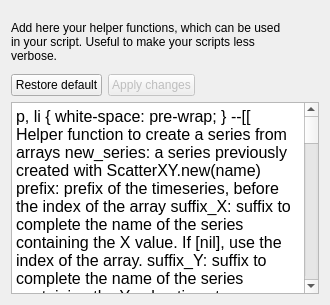
     <widget class="QWidget" name="tab_2">
      <attribute name="title">
       <string>Function Library</string>
      </attribute>
      <layout class="QVBoxLayout" name="verticalLayout_5">
       <item>
        <layout class="QHBoxLayout" name="horizontalLayout_4">
         <property name="topMargin">
          <number>10</number>
         </property>
         <item>
          <widget class="QLabel" name="label_8">
           <property name="text">
            <string>Add here your helper functions, which can be used in your script. Useful to make your scripts less verbose.</string>
           </property>
           <property name="wordWrap">
            <bool>true</bool>
           </property>
          </widget>
         </item>
         <item>
          <widget class="QLabel" name="labelSemaphore">
           <property name="minimumSize">
            <size>
             <width>32</width>
             <height>32</height>
            </size>
           </property>
           <property name="maximumSize">
            <size>
             <width>32</width>
             <height>32</height>
            </size>
           </property>
           <property name="text">
            <string/>
           </property>
          </widget>
         </item>
        </layout>
       </item>
       <item>
        <layout class="QHBoxLayout" name="horizontalLayout_5">
         <property name="topMargin">
          <number>5</number>
         </property>
         <item>
          <widget class="QPushButton" name="pushButtonDefaultLibrary">
           <property name="sizePolicy">
            <sizepolicy hsizetype="Fixed" vsizetype="Fixed">
             <horstretch>0</horstretch>
             <verstretch>0</verstretch>
            </sizepolicy>
           </property>
           <property name="text">
            <string>Restore default</string>
           </property>
          </widget>
         </item>
         <item>
          <widget class="QPushButton" name="pushButtonApplyLibrary">
           <property name="enabled">
            <bool>false</bool>
           </property>
           <property name="toolTip">
            <string>&lt;html&gt;&lt;head/&gt;&lt;body&gt;&lt;p&gt;If you have already created one or more reactive series, reload them witrh the new library.&lt;/p&gt;&lt;/body&gt;&lt;/html&gt;</string>
           </property>
           <property name="text">
            <string>Apply changes</string>
           </property>
          </widget>
         </item>
         <item>
          <spacer name="horizontalSpacer">
           <property name="orientation">
            <enum>Qt::Horizontal</enum>
           </property>
           <property name="sizeHint" stdset="0">
            <size>
             <width>40</width>
             <height>20</height>
            </size>
           </property>
          </spacer>
         </item>
        </layout>
       </item>
       <item>
        <widget class="QCodeEditor" name="textLibrary">
         <property name="font">
          <font>
           <pointsize>12</pointsize>
          </font>
         </property>
         <property name="html">
          <string>&lt;!DOCTYPE HTML PUBLIC &quot;-//W3C//DTD HTML 4.0//EN&quot; &quot;http://www.w3.org/TR/REC-html40/strict.dtd&quot;&gt;
&lt;html&gt;&lt;head&gt;&lt;meta name=&quot;qrichtext&quot; content=&quot;1&quot; /&gt;&lt;style type=&quot;text/css&quot;&gt;
p, li { white-space: pre-wrap; }
&lt;/style&gt;&lt;/head&gt;&lt;body style=&quot; font-family:'MS Shell Dlg 2'; font-size:12pt; font-weight:400; font-style:normal;&quot;&gt;
&lt;p style=&quot; margin-top:0px; margin-bottom:0px; margin-left:0px; margin-right:0px; -qt-block-indent:0; text-indent:0px;&quot;&gt;--[[ Helper function to create a series from arrays&lt;/p&gt;
&lt;p style=&quot;-qt-paragraph-type:empty; margin-top:0px; margin-bottom:0px; margin-left:0px; margin-right:0px; -qt-block-indent:0; text-indent:0px;&quot;&gt;&lt;br /&gt;&lt;/p&gt;
&lt;p style=&quot; margin-top:0px; margin-bottom:0px; margin-left:0px; margin-right:0px; -qt-block-indent:0; text-indent:0px; -qt-user-state:1;&quot;&gt; new_series: a series previously created with ScatterXY.new(name)&lt;/p&gt;
&lt;p style=&quot; margin-top:0px; margin-bottom:0px; margin-left:0px; margin-right:0px; -qt-block-indent:0; text-indent:0px; -qt-user-state:1;&quot;&gt; prefix:     prefix of the timeseries, before the index of the array&lt;/p&gt;
&lt;p style=&quot; margin-top:0px; margin-bottom:0px; margin-left:0px; margin-right:0px; -qt-block-indent:0; text-indent:0px; -qt-user-state:1;&quot;&gt; suffix_X:   suffix to complete the name of the series containing the X value. If [nil], use the index of the array.&lt;/p&gt;
&lt;p style=&quot; margin-top:0px; margin-bottom:0px; margin-left:0px; margin-right:0px; -qt-block-indent:0; text-indent:0px; -qt-user-state:1;&quot;&gt; suffix_Y:   suffix to complete the name of the series containing the Y value&lt;/p&gt;
&lt;p style=&quot; margin-top:0px; margin-bottom:0px; margin-left:0px; margin-right:0px; -qt-block-indent:0; text-indent:0px; -qt-user-state:1;&quot;&gt; timestamp:   usually the tracker_time variable&lt;/p&gt;
&lt;p style=&quot; margin-top:0px; margin-bottom:0px; margin-left:0px; margin-right:0px; -qt-block-indent:0; text-indent:0px; -qt-user-state:1;&quot;&gt;              &lt;/p&gt;
&lt;p style=&quot; margin-top:0px; margin-bottom:0px; margin-left:0px; margin-right:0px; -qt-block-indent:0; text-indent:0px; -qt-user-state:1;&quot;&gt; Example:&lt;/p&gt;
&lt;p style=&quot; margin-top:0px; margin-bottom:0px; margin-left:0px; margin-right:0px; -qt-block-indent:0; text-indent:0px; -qt-user-state:1;&quot;&gt; &lt;/p&gt;
&lt;p style=&quot; margin-top:0px; margin-bottom:0px; margin-left:0px; margin-right:0px; -qt-block-indent:0; text-indent:0px; -qt-user-state:1;&quot;&gt; Assuming we have multiple series in the form:&lt;/p&gt;
&lt;p style=&quot; margin-top:0px; margin-bottom:0px; margin-left:0px; margin-right:0px; -qt-block-indent:0; text-indent:0px; -qt-user-state:1;&quot;&gt; &lt;/p&gt;
&lt;p style=&quot; margin-top:0px; margin-bottom:0px; margin-left:0px; margin-right:0px; -qt-block-indent:0; text-indent:0px; -qt-user-state:1;&quot;&gt;   /trajectory/node.{X}/position/x&lt;/p&gt;
&lt;p style=&quot; margin-top:0px; margin-bottom:0px; margin-left:0px; margin-right:0px; -qt-block-indent:0; text-indent:0px; -qt-user-state:1;&quot;&gt;   /trajectory/node.{X}/position/y&lt;/p&gt;
&lt;p style=&quot; margin-top:0px; margin-bottom:0px; margin-left:0px; margin-right:0px; -qt-block-indent:0; text-indent:0px; -qt-user-state:1;&quot;&gt;   &lt;/p&gt;
&lt;p style=&quot; margin-top:0px; margin-bottom:0px; margin-left:0px; margin-right:0px; -qt-block-indent:0; text-indent:0px; -qt-user-state:1;&quot;&gt; where {N} is the index of the array (integer). We can create a reactive series from the array with:&lt;/p&gt;
&lt;p style=&quot; margin-top:0px; margin-bottom:0px; margin-left:0px; margin-right:0px; -qt-block-indent:0; text-indent:0px; -qt-user-state:1;&quot;&gt; &lt;/p&gt;
&lt;p style=&quot; margin-top:0px; margin-bottom:0px; margin-left:0px; margin-right:0px; -qt-block-indent:0; text-indent:0px; -qt-user-state:1;&quot;&gt;   new_series = ScatterXY.new(&amp;quot;my_trajectory&amp;quot;) &lt;/p&gt;
&lt;p style=&quot; margin-top:0px; margin-bottom:0px; margin-left:0px; margin-right:0px; -qt-block-indent:0; text-indent:0px; -qt-user-state:1;&quot;&gt;   CreateSeriesFromArray( new_series, &amp;quot;/trajectory/node&amp;quot;, &amp;quot;position/x&amp;quot;, &amp;quot;position/y&amp;quot;, tracker_time );&lt;/p&gt;
&lt;p style=&quot; margin-top:0px; margin-bottom:0px; margin-left:0px; margin-right:0px; -qt-block-indent:0; text-indent:0px; -qt-user-state:0;&quot;&gt;--]]&lt;/p&gt;
&lt;p style=&quot;-qt-paragraph-type:empty; margin-top:0px; margin-bottom:0px; margin-left:0px; margin-right:0px; -qt-block-indent:0; text-indent:0px;&quot;&gt;&lt;br /&gt;&lt;/p&gt;
&lt;p style=&quot; margin-top:0px; margin-bottom:0px; margin-left:0px; margin-right:0px; -qt-block-indent:0; text-indent:0px; -qt-user-state:0;&quot;&gt;function CreateSeriesFromArray( new_series, prefix, suffix_X, suffix_Y, timestamp )&lt;/p&gt;
&lt;p style=&quot; margin-top:0px; margin-bottom:0px; margin-left:0px; margin-right:0px; -qt-block-indent:0; text-indent:0px; -qt-user-state:0;&quot;&gt;  &lt;/p&gt;
&lt;p style=&quot; margin-top:0px; margin-bottom:0px; margin-left:0px; margin-right:0px; -qt-block-indent:0; text-indent:0px; -qt-user-state:0;&quot;&gt;  --- clear previous values&lt;/p&gt;
&lt;p style=&quot; margin-top:0px; margin-bottom:0px; margin-left:0px; margin-right:0px; -qt-block-indent:0; text-indent:0px; -qt-user-state:0;&quot;&gt;  new_series:clear()&lt;/p&gt;
&lt;p style=&quot; margin-top:0px; margin-bottom:0px; margin-left:0px; margin-right:0px; -qt-block-indent:0; text-indent:0px; -qt-user-state:0;&quot;&gt;  &lt;/p&gt;
&lt;p style=&quot; margin-top:0px; margin-bottom:0px; margin-left:0px; margin-right:0px; -qt-block-indent:0; text-indent:0px; -qt-user-state:0;&quot;&gt;  --- Append points to new_series&lt;/p&gt;
&lt;p style=&quot; margin-top:0px; margin-bottom:0px; margin-left:0px; margin-right:0px; -qt-block-indent:0; text-indent:0px; -qt-user-state:0;&quot;&gt;  index = 0&lt;/p&gt;
&lt;p style=&quot; margin-top:0px; margin-bottom:0px; margin-left:0px; margin-right:0px; -qt-block-indent:0; text-indent:0px; -qt-user-state:0;&quot;&gt;  while(true) do&lt;/p&gt;
&lt;p style=&quot;-qt-paragraph-type:empty; margin-top:0px; margin-bottom:0px; margin-left:0px; margin-right:0px; -qt-block-indent:0; text-indent:0px;&quot;&gt;&lt;br /&gt;&lt;/p&gt;
&lt;p style=&quot; margin-top:0px; margin-bottom:0px; margin-left:0px; margin-right:0px; -qt-block-indent:0; text-indent:0px; -qt-user-state:0;&quot;&gt;    x = index;&lt;/p&gt;
&lt;p style=&quot; margin-top:0px; margin-bottom:0px; margin-left:0px; margin-right:0px; -qt-block-indent:0; text-indent:0px; -qt-user-state:0;&quot;&gt;    -- if not nil, get the X coordinate from a series&lt;/p&gt;
&lt;p style=&quot; margin-top:0px; margin-bottom:0px; margin-left:0px; margin-right:0px; -qt-block-indent:0; text-indent:0px; -qt-user-state:0;&quot;&gt;    if suffix_X ~= nil then &lt;/p&gt;
&lt;p style=&quot; margin-top:0px; margin-bottom:0px; margin-left:0px; margin-right:0px; -qt-block-indent:0; text-indent:0px; -qt-user-state:0;&quot;&gt;      series_x = TimeseriesView.find( string.format( &amp;quot;%s.%d/%s&amp;quot;, prefix, index, suffix_X) )&lt;/p&gt;
&lt;p style=&quot; margin-top:0px; margin-bottom:0px; margin-left:0px; margin-right:0px; -qt-block-indent:0; text-indent:0px; -qt-user-state:0;&quot;&gt;      if series_x == nil then break end&lt;/p&gt;
&lt;p style=&quot; margin-top:0px; margin-bottom:0px; margin-left:0px; margin-right:0px; -qt-block-indent:0; text-indent:0px; -qt-user-state:0;&quot;&gt;      x = series_x:atTime(timestamp)	 &lt;/p&gt;
&lt;p style=&quot; margin-top:0px; margin-bottom:0px; margin-left:0px; margin-right:0px; -qt-block-indent:0; text-indent:0px; -qt-user-state:0;&quot;&gt;    end&lt;/p&gt;
&lt;p style=&quot; margin-top:0px; margin-bottom:0px; margin-left:0px; margin-right:0px; -qt-block-indent:0; text-indent:0px; -qt-user-state:0;&quot;&gt;    &lt;/p&gt;
&lt;p style=&quot; margin-top:0px; margin-bottom:0px; margin-left:0px; margin-right:0px; -qt-block-indent:0; text-indent:0px; -qt-user-state:0;&quot;&gt;    series_y = TimeseriesView.find( string.format( &amp;quot;%s.%d/%s&amp;quot;, prefix, index, suffix_Y) )&lt;/p&gt;
&lt;p style=&quot; margin-top:0px; margin-bottom:0px; margin-left:0px; margin-right:0px; -qt-block-indent:0; text-indent:0px; -qt-user-state:0;&quot;&gt;    if series_y == nil then break end &lt;/p&gt;
&lt;p style=&quot; margin-top:0px; margin-bottom:0px; margin-left:0px; margin-right:0px; -qt-block-indent:0; text-indent:0px; -qt-user-state:0;&quot;&gt;    y = series_y:atTime(timestamp)&lt;/p&gt;
&lt;p style=&quot; margin-top:0px; margin-bottom:0px; margin-left:0px; margin-right:0px; -qt-block-indent:0; text-indent:0px; -qt-user-state:0;&quot;&gt;    &lt;/p&gt;
&lt;p style=&quot; margin-top:0px; margin-bottom:0px; margin-left:0px; margin-right:0px; -qt-block-indent:0; text-indent:0px; -qt-user-state:0;&quot;&gt;    new_series:push_back(x,y)&lt;/p&gt;
&lt;p style=&quot; margin-top:0px; margin-bottom:0px; margin-left:0px; margin-right:0px; -qt-block-indent:0; text-indent:0px; -qt-user-state:0;&quot;&gt;    index = index+1&lt;/p&gt;
&lt;p style=&quot; margin-top:0px; margin-bottom:0px; margin-left:0px; margin-right:0px; -qt-block-indent:0; text-indent:0px; -qt-user-state:0;&quot;&gt;  end&lt;/p&gt;
&lt;p style=&quot; margin-top:0px; margin-bottom:0px; margin-left:0px; margin-right:0px; -qt-block-indent:0; text-indent:0px; -qt-user-state:0;&quot;&gt;end&lt;/p&gt;
&lt;p style=&quot;-qt-paragraph-type:empty; margin-top:0px; margin-bottom:0px; margin-left:0px; margin-right:0px; -qt-block-indent:0; text-indent:0px;&quot;&gt;&lt;br /&gt;&lt;/p&gt;
&lt;p style=&quot; margin-top:0px; margin-bottom:0px; margin-left:0px; margin-right:0px; -qt-block-indent:0; text-indent:0px; -qt-user-state:0;&quot;&gt;--[[ Similar to the built-in function GetSeriesNames(), but select only the names with a give prefix. --]]&lt;/p&gt;
&lt;p style=&quot;-qt-paragraph-type:empty; margin-top:0px; margin-bottom:0px; margin-left:0px; margin-right:0px; -qt-block-indent:0; text-indent:0px;&quot;&gt;&lt;br /&gt;&lt;/p&gt;
&lt;p style=&quot; margin-top:0px; margin-bottom:0px; margin-left:0px; margin-right:0px; -qt-block-indent:0; text-indent:0px; -qt-user-state:0;&quot;&gt;function GetSeriesNamesByPrefix(prefix)&lt;/p&gt;
&lt;p style=&quot; margin-top:0px; margin-bottom:0px; margin-left:0px; margin-right:0px; -qt-block-indent:0; text-indent:0px; -qt-user-state:0;&quot;&gt;  -- GetSeriesNames(9 is a built-in function&lt;/p&gt;
&lt;p style=&quot; margin-top:0px; margin-bottom:0px; margin-left:0px; margin-right:0px; -qt-block-indent:0; text-indent:0px; -qt-user-state:0;&quot;&gt;  all_names = GetSeriesNames()&lt;/p&gt;
&lt;p style=&quot; margin-top:0px; margin-bottom:0px; margin-left:0px; margin-right:0px; -qt-block-indent:0; text-indent:0px; -qt-user-state:0;&quot;&gt;  filtered_names = {}&lt;/p&gt;
&lt;p style=&quot; margin-top:0px; margin-bottom:0px; margin-left:0px; margin-right:0px; -qt-block-indent:0; text-indent:0px; -qt-user-state:0;&quot;&gt;  for i, name in ipairs(all_names)  do&lt;/p&gt;
&lt;p style=&quot; margin-top:0px; margin-bottom:0px; margin-left:0px; margin-right:0px; -qt-block-indent:0; text-indent:0px; -qt-user-state:0;&quot;&gt;    -- check the prefix&lt;/p&gt;
&lt;p style=&quot; margin-top:0px; margin-bottom:0px; margin-left:0px; margin-right:0px; -qt-block-indent:0; text-indent:0px; -qt-user-state:0;&quot;&gt;    if name:find(prefix, 1, #prefix) then&lt;/p&gt;
&lt;p style=&quot; margin-top:0px; margin-bottom:0px; margin-left:0px; margin-right:0px; -qt-block-indent:0; text-indent:0px; -qt-user-state:0;&quot;&gt;      table.insert(filtered_names, name);&lt;/p&gt;
&lt;p style=&quot; margin-top:0px; margin-bottom:0px; margin-left:0px; margin-right:0px; -qt-block-indent:0; text-indent:0px; -qt-user-state:0;&quot;&gt;    end&lt;/p&gt;
&lt;p style=&quot; margin-top:0px; margin-bottom:0px; margin-left:0px; margin-right:0px; -qt-block-indent:0; text-indent:0px; -qt-user-state:0;&quot;&gt;  end&lt;/p&gt;
&lt;p style=&quot; margin-top:0px; margin-bottom:0px; margin-left:0px; margin-right:0px; -qt-block-indent:0; text-indent:0px; -qt-user-state:0;&quot;&gt;  return filtered_names&lt;/p&gt;
&lt;p style=&quot; margin-top:0px; margin-bottom:0px; margin-left:0px; margin-right:0px; -qt-block-indent:0; text-indent:0px; -qt-user-state:0;&quot;&gt;end&lt;/p&gt;
&lt;p style=&quot;-qt-paragraph-type:empty; margin-top:0px; margin-bottom:0px; margin-left:0px; margin-right:0px; -qt-block-indent:0; text-indent:0px;&quot;&gt;&lt;br /&gt;&lt;/p&gt;
&lt;p style=&quot; margin-top:0px; margin-bottom:0px; margin-left:0px; margin-right:0px; -qt-block-indent:0; text-indent:0px; -qt-user-state:1;&quot;&gt;--[[ Modify an existing series, applying offsets to all their X and Y values&lt;/p&gt;
&lt;p style=&quot;-qt-paragraph-type:empty; margin-top:0px; margin-bottom:0px; margin-left:0px; margin-right:0px; -qt-block-indent:0; text-indent:0px;&quot;&gt;&lt;br /&gt;&lt;/p&gt;
&lt;p style=&quot; margin-top:0px; margin-bottom:0px; margin-left:0px; margin-right:0px; -qt-block-indent:0; text-indent:0px; -qt-user-state:1;&quot;&gt; series: an existing timeseries, obtained with TimeseriesView.find(name)&lt;/p&gt;
&lt;p style=&quot; margin-top:0px; margin-bottom:0px; margin-left:0px; margin-right:0px; -qt-block-indent:0; text-indent:0px; -qt-user-state:1;&quot;&gt; delta_x: offset to apply to each x value&lt;/p&gt;
&lt;p style=&quot; margin-top:0px; margin-bottom:0px; margin-left:0px; margin-right:0px; -qt-block-indent:0; text-indent:0px; -qt-user-state:1;&quot;&gt; delta_y: offset to apply to each y value &lt;/p&gt;
&lt;p style=&quot; margin-top:0px; margin-bottom:0px; margin-left:0px; margin-right:0px; -qt-block-indent:0; text-indent:0px; -qt-user-state:1;&quot;&gt;  &lt;/p&gt;
&lt;p style=&quot; margin-top:0px; margin-bottom:0px; margin-left:0px; margin-right:0px; -qt-block-indent:0; text-indent:0px; -qt-user-state:0;&quot;&gt;--]]&lt;/p&gt;
&lt;p style=&quot;-qt-paragraph-type:empty; margin-top:0px; margin-bottom:0px; margin-left:0px; margin-right:0px; -qt-block-indent:0; text-indent:0px;&quot;&gt;&lt;br /&gt;&lt;/p&gt;
&lt;p style=&quot; margin-top:0px; margin-bottom:0px; margin-left:0px; margin-right:0px; -qt-block-indent:0; text-indent:0px; -qt-user-state:0;&quot;&gt;function ApplyOffsetInPlace(series, delta_x, delta_y)&lt;/p&gt;
&lt;p style=&quot; margin-top:0px; margin-bottom:0px; margin-left:0px; margin-right:0px; -qt-block-indent:0; text-indent:0px; -qt-user-state:0;&quot;&gt;  -- use C++ indeces, not Lua indeces&lt;/p&gt;
&lt;p style=&quot; margin-top:0px; margin-bottom:0px; margin-left:0px; margin-right:0px; -qt-block-indent:0; text-indent:0px; -qt-user-state:0;&quot;&gt;  for index=0, series:size()-1 do&lt;/p&gt;
&lt;p style=&quot; margin-top:0px; margin-bottom:0px; margin-left:0px; margin-right:0px; -qt-block-indent:0; text-indent:0px; -qt-user-state:0;&quot;&gt;    x,y = series:at(index)&lt;/p&gt;
&lt;p style=&quot; margin-top:0px; margin-bottom:0px; margin-left:0px; margin-right:0px; -qt-block-indent:0; text-indent:0px; -qt-user-state:0;&quot;&gt;    series:set(index, x + delta_x, y + delta_y)&lt;/p&gt;
&lt;p style=&quot; margin-top:0px; margin-bottom:0px; margin-left:0px; margin-right:0px; -qt-block-indent:0; text-indent:0px; -qt-user-state:0;&quot;&gt;  end&lt;/p&gt;
&lt;p style=&quot; margin-top:0px; margin-bottom:0px; margin-left:0px; margin-right:0px; -qt-block-indent:0; text-indent:0px; -qt-user-state:0;&quot;&gt;end&lt;/p&gt;
&lt;p style=&quot; margin-top:0px; margin-bottom:0px; margin-left:0px; margin-right:0px; -qt-block-indent:0; text-indent:0px; -qt-user-state:0;&quot;&gt;function ParseDebugSignalTopic(src_namespace, parsed_topic)&lt;/p&gt;
&lt;p style=&quot; margin-top:0px; margin-bottom:0px; margin-left:0px; margin-right:0px; -qt-block-indent:0; text-indent:0px; -qt-user-state:0;&quot;&gt;    -- src_namespace(string): Topic prefix containing 2 subtopics:&lt;/p&gt;
&lt;p style=&quot; margin-top:0px; margin-bottom:0px; margin-left:0px; margin-right:0px; -qt-block-indent:0; text-indent:0px; -qt-user-state:0;&quot;&gt;    --                          - values: TUMDebugValues&lt;/p&gt;
&lt;p style=&quot; margin-top:0px; margin-bottom:0px; margin-left:0px; margin-right:0px; -qt-block-indent:0; text-indent:0px; -qt-user-state:0;&quot;&gt;    --                          - signal_names: TUMDebugSignalNames&lt;/p&gt;
&lt;p style=&quot; margin-top:0px; margin-bottom:0px; margin-left:0px; margin-right:0px; -qt-block-indent:0; text-indent:0px; -qt-user-state:0;&quot;&gt;    -- parsed_topic(string): Name for the parsed topic&lt;/p&gt;
&lt;p style=&quot; margin-top:0px; margin-bottom:0px; margin-left:0px; margin-right:0px; -qt-block-indent:0; text-indent:0px; -qt-user-state:0;&quot;&gt;    -- &lt;/p&gt;
&lt;p style=&quot; margin-top:0px; margin-bottom:0px; margin-left:0px; margin-right:0px; -qt-block-indent:0; text-indent:0px; -qt-user-state:0;&quot;&gt;    -- Example usage: ParseDebugSignalTopic("/debug/example_node", "/debug_parsed/example_node")&lt;/p&gt;
&lt;p style=&quot; margin-top:0px; margin-bottom:0px; margin-left:0px; margin-right:0px; -qt-block-indent:0; text-indent:0px; -qt-user-state:0;&quot;&gt;    signal_index = 0 -- Initialize the counter for counting the number debug signals&lt;/p&gt;
&lt;p style=&quot; margin-top:0px; margin-bottom:0px; margin-left:0px; margin-right:0px; -qt-block-indent:0; text-indent:0px; -qt-user-state:0;&quot;&gt;    series_array = {} -- Create an array for the newly created timesereies objects&lt;/p&gt;
&lt;p style=&quot; margin-top:0px; margin-bottom:0px; margin-left:0px; margin-right:0px; -qt-block-indent:0; text-indent:0px; -qt-user-state:0;&quot;&gt;    while(true) do -- Iterate over all debug signals within the namespace&lt;/p&gt;
&lt;p style=&quot; margin-top:0px; margin-bottom:0px; margin-left:0px; margin-right:0px; -qt-block-indent:0; text-indent:0px; -qt-user-state:0;&quot;&gt;        source_series_name = string.format("%s/values/values[%i]", src_namespace, signal_index)&lt;/p&gt;
&lt;p style=&quot; margin-top:0px; margin-bottom:0px; margin-left:0px; margin-right:0px; -qt-block-indent:0; text-indent:0px; -qt-user-state:0;&quot;&gt;        signal_names_series = string.format("%s/signal_names/names[%i]", src_namespace, signal_index)&lt;/p&gt;
&lt;p style=&quot; margin-top:0px; margin-bottom:0px; margin-left:0px; margin-right:0px; -qt-block-indent:0; text-indent:0px; -qt-user-state:0;&quot;&gt;        series_data_source = TimeseriesView.find(source_series_name) -- Check if the values dataseries can be found&lt;/p&gt;
&lt;p style=&quot; margin-top:0px; margin-bottom:0px; margin-left:0px; margin-right:0px; -qt-block-indent:0; text-indent:0px; -qt-user-state:0;&quot;&gt;        if series_data_source == nil then break end -- Stop parsing if finding the timeseries fails -> End of iteration&lt;/p&gt;
&lt;p style=&quot; margin-top:0px; margin-bottom:0px; margin-left:0px; margin-right:0px; -qt-block-indent:0; text-indent:0px; -qt-user-state:0;&quot;&gt;        -- If values can be found&lt;/p&gt;
&lt;p style=&quot; margin-top:0px; margin-bottom:0px; margin-left:0px; margin-right:0px; -qt-block-indent:0; text-indent:0px; -qt-user-state:0;&quot;&gt;        signal_name = GetStringSeriesValueAtIndex(signal_names_series, 0) -- Use the first found message to lookop the name of the debug signal based on the array index&lt;/p&gt;
&lt;p style=&quot; margin-top:0px; margin-bottom:0px; margin-left:0px; margin-right:0px; -qt-block-indent:0; text-indent:0px; -qt-user-state:0;&quot;&gt;        new_series_name = string.format("%s/%s",parsed_topic,signal_name) -- Create the parsed signal topic name based on the lookup&lt;/p&gt;
&lt;p style=&quot; margin-top:0px; margin-bottom:0px; margin-left:0px; margin-right:0px; -qt-block-indent:0; text-indent:0px; -qt-user-state:0;&quot;&gt;        RenameTimeSeries(source_series_name,new_series_name) -- Use the Custmom RenameTimeSeries function to MOVE the data from the src to the target series.&lt;/p&gt;
&lt;p style=&quot; margin-top:0px; margin-bottom:0px; margin-left:0px; margin-right:0px; -qt-block-indent:0; text-indent:0px; -qt-user-state:0;&quot;&gt;        signal_index = signal_index + 1 -- Increase index to parse the next debug signal&lt;/p&gt;
&lt;p style=&quot; margin-top:0px; margin-bottom:0px; margin-left:0px; margin-right:0px; -qt-block-indent:0; text-indent:0px; -qt-user-state:0;&quot;&gt;    end&lt;/p&gt;
&lt;p style=&quot; margin-top:0px; margin-bottom:0px; margin-left:0px; margin-right:0px; -qt-block-indent:0; text-indent:0px; -qt-user-state:0;&quot;&gt;end&lt;/p&gt;

&lt;p style=&quot;-qt-paragraph-type:empty; margin-top:0px; margin-bottom:0px; margin-left:0px; margin-right:0px; -qt-block-indent:0; text-indent:0px;&quot;&gt;&lt;br /&gt;&lt;/p&gt;&lt;/body&gt;&lt;/html&gt;</string>
         </property>
        </widget>
       </item>
      </layout>
     </widget>
